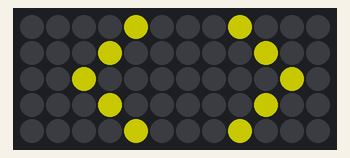
Recording of a sketch running on a simulated Arduino Uno, built with avr-gcc and run on an emulated ATmega328P. On the bench: 12×5 RGB LED matrix (first LED top left, wired row by row). Dim RGB values are drawn brighter than linear; random numbers use the default seed unless the sketch sets one.

Above: at 2.2 s.
At 6.4 s:
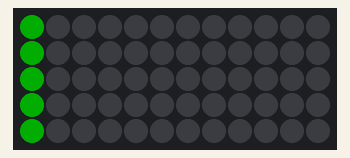
At 17.01 s:
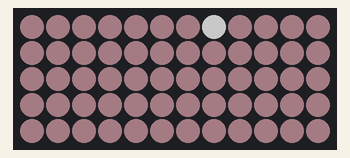
At 23.91 s:
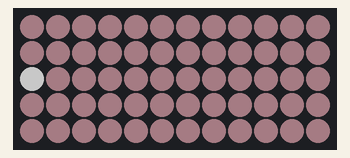
At 30.57 s:
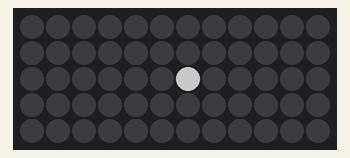
At 39.2 s:
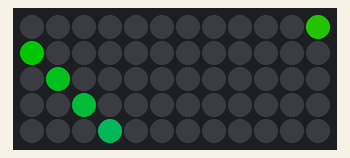

The sketch:

Design3.ino
```cpp
#include <FastLED.h>

//  Meteor Rain: A “meteor” or “comet” effect that streaks across the matrix.
//. Firework Burst: A burst that spreads outwards, mimicking a firework.
//. Sparkle Pulse: Creates a pulsing “breathing” effect, where LEDs fade in and out with random sparkles.
//. Color Wave: A smooth wave of colors that moves across the matrix.
//. Scanner Effect: A bouncing bar of light moving back and forth across the matrix.

#define NUM_LEDS 60              // Total number of LEDs (5 rows x 12 LEDs)
#define DATA_PIN 6               // Pin connected to the Data In of the first LED strip
#define BRIGHTNESS 100           // Brightness of the LEDs
#define ROWS 5                   // Number of rows in the matrix
#define COLUMNS 12               // Number of columns in the matrix
#define DELAY_TIME 50            // Delay between pattern updates

CRGB leds[NUM_LEDS];

// Zigzag mapping: Convert (x, y) coordinates to LED index
int XY(int x, int y) {
  if (y % 2 == 0) {
    return (y * COLUMNS) + x;  // Even rows: left to right
  } else {
    return (y * COLUMNS) + (COLUMNS - 1 - x);  // Odd rows: right to left
  }
}

void setup() {
  FastLED.addLeds<WS2812B, DATA_PIN, GRB>(leds, NUM_LEDS);
  FastLED.setBrightness(BRIGHTNESS);
}

void loop() {
  meteorRain(CRGB::Blue);
  delay(500);
  fireworkBurst(CRGB::Yellow);
  delay(500);
  sparklePulse(CRGB::Pink);
  delay(500);
  colorWave();
  delay(500);
  scannerEffect(CRGB::Green);
  delay(500);
}

// Meteor Rain Effect
void meteorRain(CRGB color) {
  for (int startPos = COLUMNS; startPos > -COLUMNS; startPos--) {
    FastLED.clear();
    for (int i = 0; i < 5; i++) {  // Length of the meteor tail
      int pos = startPos - i;
      for (int y = 0; y < ROWS; y++) {
        if (pos >= 0 && pos < COLUMNS) {
          leds[XY(pos, y)] = color;
          leds[XY(pos, y)].fadeToBlackBy(i * 40);  // Tail fade effect
        }
      }
    }
    FastLED.show();
    delay(DELAY_TIME);
  }
}

// Firework Burst Effect
void fireworkBurst(CRGB color) {
  int centerX = COLUMNS / 2;
  int centerY = ROWS / 2;
  for (int radius = 0; radius < 5; radius++) {  // Expands outward
    FastLED.clear();
    for (int y = 0; y < ROWS; y++) {
      for (int x = 0; x < COLUMNS; x++) {
        int distance = abs(centerX - x) + abs(centerY - y);  // Simple distance calculation
        if (distance == radius) {
          leds[XY(x, y)] = color;
        }
      }
    }
    FastLED.show();
    delay(DELAY_TIME * 2);
  }
}

// Sparkle Pulse Effect
void sparklePulse(CRGB color) {
  for (int brightness = 0; brightness <= BRIGHTNESS; brightness += 10) {
    for (int i = 0; i < NUM_LEDS; i++) {
      leds[i] = color;
      leds[i].fadeLightBy(255 - brightness);  // Fade in
    }
    if (random(5) < 2) {  // Random sparkles
      leds[random(NUM_LEDS)] = CRGB::White;
    }
    FastLED.show();
    delay(30);
  }
  for (int brightness = BRIGHTNESS; brightness >= 0; brightness -= 10) {
    for (int i = 0; i < NUM_LEDS; i++) {
      leds[i].fadeLightBy(255 - brightness);  // Fade out
    }
    FastLED.show();
    delay(30);
  }
}

// Color Wave Effect
void colorWave() {
  uint8_t hue = 0;
  for (int phase = 0; phase < COLUMNS; phase++) {
    FastLED.clear();
    for (int y = 0; y < ROWS; y++) {
      int xPos = (y + phase) % COLUMNS;
      leds[XY(xPos, y)] = CHSV(hue + (y * 10), 255, 255);  // Gradient effect
    }
    hue += 8;  // Change hue for smooth color flow
    FastLED.show();
    delay(DELAY_TIME);
  }
}

// Scanner Effect
void scannerEffect(CRGB color) {
  for (int x = 0; x < COLUMNS; x++) {
    FastLED.clear();
    for (int y = 0; y < ROWS; y++) {
      leds[XY(x, y)] = color;
    }
    FastLED.show();
    delay(DELAY_TIME);
  }
  for (int x = COLUMNS - 1; x >= 0; x--) {
    FastLED.clear();
    for (int y = 0; y < ROWS; y++) {
      leds[XY(x, y)] = color;
    }
    FastLED.show();
    delay(DELAY_TIME);
  }
}
```

Measured:
- what the display in image 0 shows lasts 0.6 s, from 2.2 s to 2.8 s
